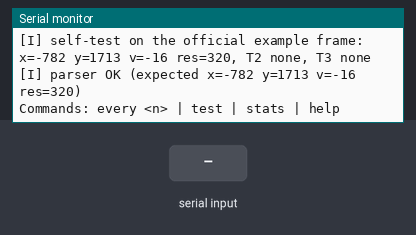
Bench run of a program on a simulated ESP32. Parts: the last lines printed to the serial monitor. The test bench sets the inputs (shaded band).

Above: at 1.7 s.
1.8 s: "every 1\n" received over Serial
At 2.2 s:
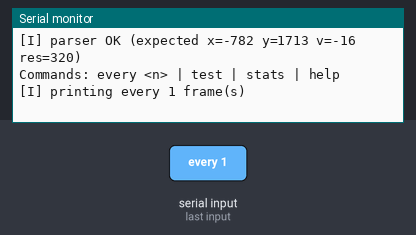
3.3 s: "stats 1\n" received over Serial
At 4.5 s:
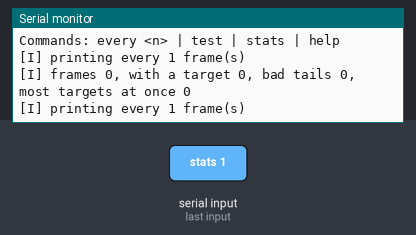

The program:

main.cpp
```cpp
#include <Arduino.h>

const int PIN_RADAR_RX = 16;               // ESP32 RX2: hears the radar's TX pin
const int PIN_RADAR_TX = 17;               // ESP32 TX2: talks to the radar's RX pin
const uint32_t RADAR_BAUD = 256000;

const uint8_t HEADER[4] = { 0xAA, 0xFF, 0x03, 0x00 };
const uint8_t TAIL[2] = { 0x55, 0xCC };
const size_t FRAME_LEN = 30;
const int MAX_TARGETS = 3;

// The official example frame from the LD2450 protocol document (one target, 2 and 3 empty).
const uint8_t OFFICIAL[FRAME_LEN] = {
  0xAA, 0xFF, 0x03, 0x00,
  0x0E, 0x03, 0xB1, 0x86, 0x10, 0x00, 0x40, 0x01,
  0x00, 0x00, 0x00, 0x00, 0x00, 0x00, 0x00, 0x00,
  0x00, 0x00, 0x00, 0x00, 0x00, 0x00, 0x00, 0x00,
  0x55, 0xCC
};

struct Target {
  bool present;
  int16_t x;                // mm, sideways from the radar
  int16_t y;                // mm, straight out from the radar
  int16_t speed;            // cm/s
  uint16_t resolution;      // mm, size of one distance gate
};

uint8_t frame[FRAME_LEN];
size_t have = 0;
uint32_t framesTotal = 0, badTails = 0, framesWithTarget = 0;
int maxSeen = 0;
int lastCount = -1;                        // how many targets the last frame had
int every = 2;                             // print every Nth frame (10 frames/s / 2 = 5 lines/s)

// The sign rule, exactly as the protocol document writes it: the top bit set means
// positive, clear means negative, and the other 15 bits are the size. This is NOT
// two's complement.
int16_t decodeSigned(uint8_t lo, uint8_t hi) {
  uint16_t raw = lo | (hi << 8);                  // little-endian: low byte first
  int16_t mag = raw & 0x7FFF;
  return (raw & 0x8000) ? mag : -mag;
}

// Turn one good 30-byte frame into three Target structs.
void parseFrame(const uint8_t *f, Target out[MAX_TARGETS]) {
  for (int i = 0; i < MAX_TARGETS; i++) {
    const uint8_t *p = f + 4 + i * 8;             // each target block is 8 bytes
    bool empty = true;
    for (int k = 0; k < 8; k++) if (p[k] != 0) empty = false;

    out[i].present = !empty;
    out[i].x = empty ? 0 : decodeSigned(p[0], p[1]);
    out[i].y = empty ? 0 : decodeSigned(p[2], p[3]);
    out[i].speed = empty ? 0 : decodeSigned(p[4], p[5]);
    out[i].resolution = empty ? 0 : (uint16_t)(p[6] | (p[7] << 8));
  }
}

void printHelp() {
  Serial.println("Commands: every <n> | test | stats | help");
}

void printTargets(const Target t[MAX_TARGETS]) {
  Serial.printf("[%lu ms]", (unsigned long)millis());
  for (int i = 0; i < MAX_TARGETS; i++) {
    if (t[i].present) {
      Serial.printf(" T%d x=%d mm y=%d mm v=%d cm/s res=%u mm |", i + 1, t[i].x, t[i].y, t[i].speed, t[i].resolution);
    } else {
      Serial.printf(" T%d none |", i + 1);
    }
  }
  Serial.println();
}

// Parse the official frame and check the answer we know it must give.
bool selfTest() {
  Target t[MAX_TARGETS];
  parseFrame(OFFICIAL, t);
  Serial.printf("[I] self-test on the official example frame: x=%d y=%d v=%d res=%u, T2 %s, T3 %s\n",
                t[0].x, t[0].y, t[0].speed, t[0].resolution,
                t[1].present ? "present" : "none", t[2].present ? "present" : "none");
  bool ok = t[0].present && t[0].x == -782 && t[0].y == 1713 && t[0].speed == -16 &&
            t[0].resolution == 320 && !t[1].present && !t[2].present;
  Serial.println(ok ? "[I] parser OK (expected x=-782 y=1713 v=-16 res=320)" : "[E] parser WRONG (expected x=-782 y=1713 v=-16 res=320)");
  return ok;
}

void handleFrame() {
  Target t[MAX_TARGETS];
  parseFrame(frame, t);

  int count = 0;
  for (int i = 0; i < MAX_TARGETS; i++) if (t[i].present) count++;
  if (count > maxSeen) maxSeen = count;
  if (count > 0) framesWithTarget++;

  if (count == 0) {
    if (lastCount != 0) printTargets(t);          // say "none" once, not ten times a second
  } else if (framesTotal % every == 0) {
    printTargets(t);
  }
  lastCount = count;
}

void feedByte(uint8_t b) {
  if (have < sizeof(HEADER)) {
    if (b == HEADER[have]) {
      frame[have++] = b;
    } else if (b == HEADER[0]) {
      frame[0] = b;
      have = 1;
    } else {
      have = 0;
    }
    return;
  }
  frame[have++] = b;
  if (have < FRAME_LEN) return;
  have = 0;

  if (frame[FRAME_LEN - 2] == TAIL[0] && frame[FRAME_LEN - 1] == TAIL[1]) {
    framesTotal++;
    handleFrame();
  } else {
    badTails++;
  }
}

void printStats() {
  Serial.printf("[I] frames %lu, with a target %lu, bad tails %lu, most targets at once %d\n",
                (unsigned long)framesTotal, (unsigned long)framesWithTarget, (unsigned long)badTails, maxSeen);
  Serial.printf("[I] printing every %d frame(s)\n", every);
}

void runCommand(String cmd) {
  cmd.trim();
  cmd.toLowerCase();
  int sp = cmd.indexOf(' ');
  String name = sp < 0 ? cmd : cmd.substring(0, sp);
  int arg = sp < 0 ? -1 : cmd.substring(sp + 1).toInt();

  if (name == "every" && arg > 0) { every = constrain(arg, 1, 100); Serial.printf("[I] printing every %d frame(s)\n", every); }
  else if (name == "test") selfTest();
  else if (name == "stats") printStats();
  else printHelp();
}

void readSerial() {
  static String line;
  while (Serial.available()) {
    char c = Serial.read();
    if (c == '\n' || c == '\r') {
      if (line.length()) runCommand(line);
      line = "";
    } else {
      line += c;
    }
  }
}

void setup() {
  Serial.begin(115200);
  Serial2.setRxBufferSize(1024);
  Serial2.begin(RADAR_BAUD, SERIAL_8N1, PIN_RADAR_RX, PIN_RADAR_TX);
  delay(500);
  Serial.printf("[I] Radar on UART2: RX GPIO %d, TX GPIO %d, %lu baud 8N1.\n",
                PIN_RADAR_RX, PIN_RADAR_TX, (unsigned long)RADAR_BAUD);
  selfTest();
  printHelp();
}

void loop() {
  readSerial();
  while (Serial2.available()) feedByte(Serial2.read());
}
```

Measured:
- after the input at 1.8 s, the serial monitor: prints a new line at once (image 1)
- after the input at 3.3 s, the serial monitor: prints a new line at once (image 2)
